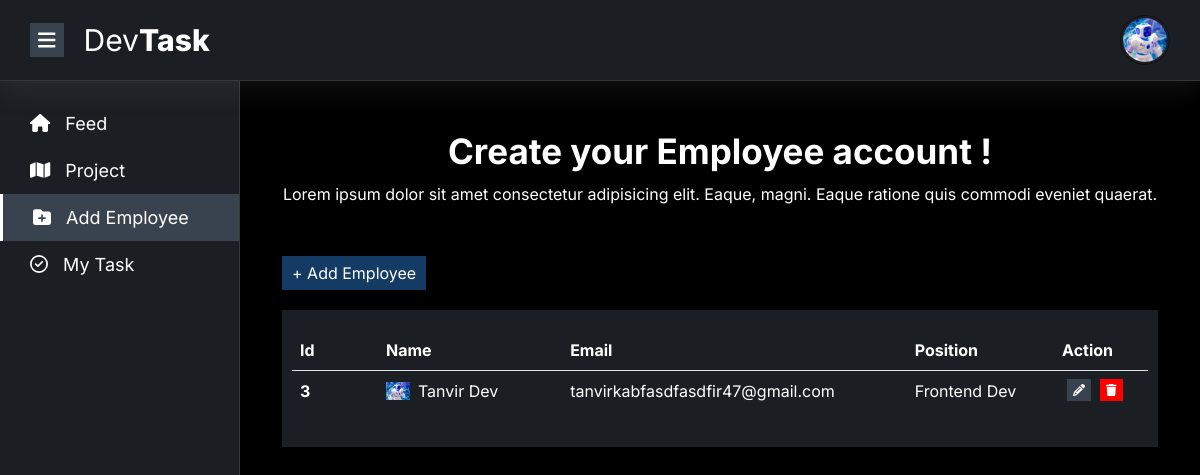
/employee/ (signed in), run on an earlier commit of the app's database.
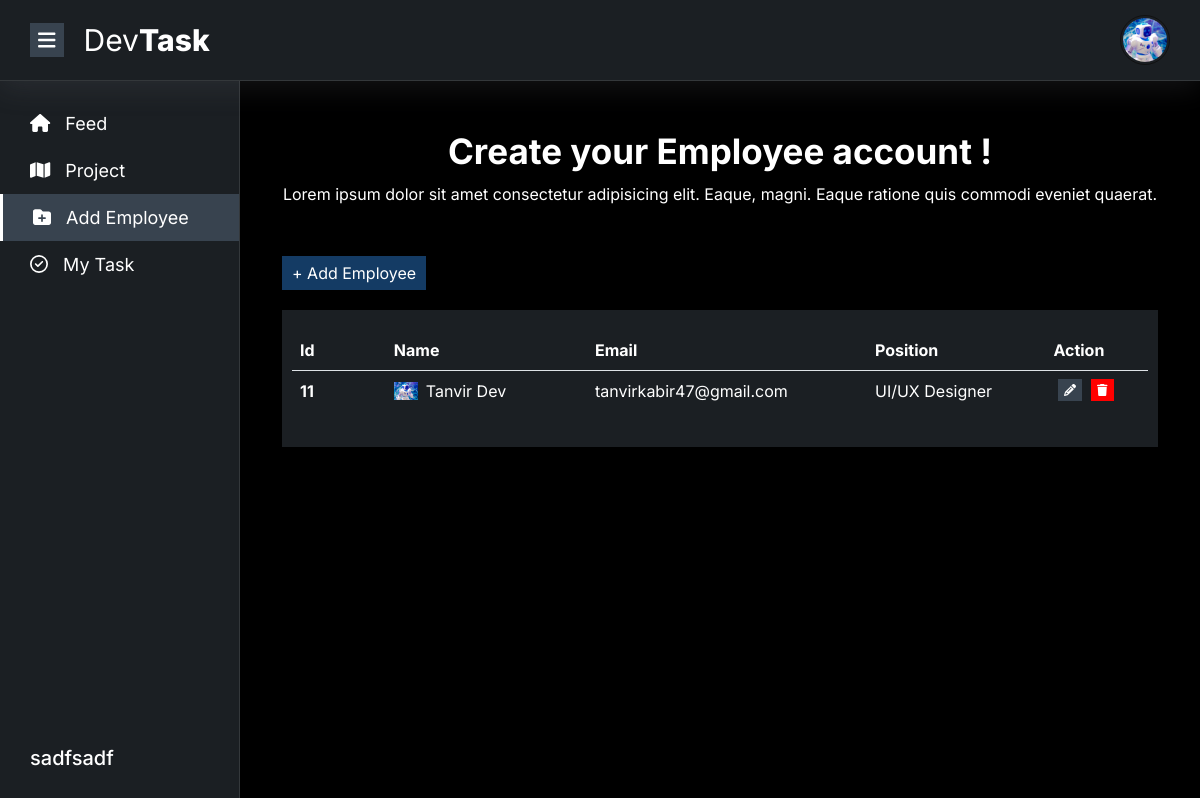
And on a later commit of the database.
### account/models.py (models this page shows, shortened)
class User(AbstractUser):
    ROLE_CHOICES = [
        ('owner', 'Owner'),
        ('manager', 'Manager'),
        ('employee', 'Employee'),
    ]
    role = models.CharField(max_length=20, choices=ROLE_CHOICES, default='owner')
    image = models.ImageField(upload_to='profile/', default='../static/images/bot.jpg')
    company = models.CharField(max_length=255)
    position = models.CharField(max_length=255, blank=True, null=True)

### main/views.py (the view)
# urls.py: path('employee/', views.add_employee, name='employee'),
def add_employee(request):
    users = User.objects.filter(role = 'employee', company=request.user.company)
    return render(request,'add-employee.html', {'users': users})

### templates/add-employee.html (shortened to what this page needs)
{% extends "base.html" %}
{% load static %}
{% block main %}
	<div class="container">
		<div class="row">
			<div class="col-12">
				<div class="add-employee">
					<div class="add-employee-header">
						<h2>Create your Employee account !</h2>
						<p>Lorem ipsum dolor sit amet consectetur adipisicing elit. Eaque, magni. Eaque ratione quis commodi eveniet quaerat.</p>
					</div>
				</div>
			</div>
			<div class="col-12">
				<div class="add-employee-btn">
					<button data-bs-toggle="modal" data-bs-target="#exampleModal">+ Add Employee</button>
				</div>
				<div class="employee-list">
					<div class="table-responsive">
						<table class="table table-responsive-md">
							<thead>
								<tr>
									<th>Id</th>
									<th>Name</th>
									<th>Email</th>
									<th>Position</th>
									<th>Action</th>
								</tr>
							</thead>
							<tbody>
								{% if users %}
									{% for user in users %}
										<tr>
											<td><strong>{{ user.id }}</strong></td>
											<td><div class="d-flex align-items-center"><img src="{{ user.image.url }}" class="rounded-lg me-2" width="24" alt=""> <span class="w-space-no">{{ user.first_name }} {{ user.last_name }}</span></div></td>
											<td>{{ user.email }}</td>
											<td>{{ user.position }}</td>
											<td>
												<div class="d-flex">
													<a data-bs-toggle="modal" data-bs-target="#examplModal{{user.id}}" class="me-1 employee-edit" style="cursor: pointer;">
														<i class="fa fa-pencil"></i>
													</a>
													<a data-bs-toggle="modal" data-bs-target="#exampleModal{{user.id}}" class="employee-delete" style="cursor: pointer;">
														<i class="fa fa-trash"></i>
													</a>
												</div>
											</td>
										</tr>
									{% endfor %}
								{% else %}
								    <tr >
                                        <td colspan="5" class="pt-4">No Employee available..</td>
                                    </tr>
								{% endif %}
							</tbody>
						</table>
					</div>
				</div>
			</div>
		</div>
	</div>
	{% endblock main %}

### templates/base.html (shortened to what this page needs)
{% load static %}
<!DOCTYPE html>
<html lang="en">
<head>
	<link rel="stylesheet" type="text/css" href="https://cdn.jsdelivr.net/npm/toastify-js/src/toastify.min.css">
	<link rel="stylesheet" href="{% static 'css/bootstrap.min.css' %}">
	<link rel="stylesheet" href="{% static 'css/all.min.css' %}">
	<link rel="stylesheet" href="{% static 'css/style.css' %}">
	<link rel="stylesheet" href="{% static 'css/responsive.css' %}">
</head>
<body>
	<header>
		<div class="container-custom">
			<div class="row">
				<div class="col-12">
					<div class="header-main">
						<div class="header-left">
							<button id="menu-btn"><i class="fa-solid fa-bars"></i></button>
							<div class="header-logo">
								<a href="{% url 'home' %}">
									<h2>Dev<span>Task</span></h2>
								</a>
							</div>
						</div>
						<div class="header-right d-flex align-items-center gap-1">
							{% if request.user.is_authenticated %}
								<div class="header-profile">
									<img src="{{ request.user.image.url }}" id="profile-open-btn" alt="">
								</div>
							{% else %}
								<div>
									<a href="{% url 'signup' %}" class="primary-button text-white"> Login</a>
								</div>
							{% endif %}
							</div>
						</div>
					</div>
				</div>
			</div>
	</header>
	<section>
		<div class="main-body-layout">
			<aside id="aside" class="width-20">
				<div class="aside-menu-item">
					<ul>
						<li>
							<a href="{% url 'home' %}" {% if request.path == '/' %} class="active" {% endif %}>
								<i class="fa-solid fa-house"></i>
								Feed
							</a>
						</li>
						<li>
							<a href="{% url 'project' %}" {% if request.path == '/project/' %} class="active" {% endif %}>
								<i class="fa-solid fa-map"></i>
								Project
							</a>
						</li>
						{% if user.role == 'owner' %}
							<li>
								<a href="{% url 'employee' %}" {% if request.path == '/employee/' %} class="active" {% endif %}>
									<i class="fa-solid fa-folder-plus"></i>
									Add Employee
								</a>
							</li>
						{% endif %}
						<li>
							<a href="{% url 'task' %}" {% if request.path == '/task/' %} class="active" {% endif %}>
								<i class="fa-regular fa-circle-check"></i>
								My Task
							</a>
						</li>
					</ul>
				</div>
				<div class="company-name">
					<h2>{{request.user.company}}</h2>
				</div>
			</aside>
			<main id="main" class="margin-20">
				{% block main %}
				{% endblock main %}
			</main>
		</div>
	</section>
</body>
</html>

### static/css/style.css (style rules this page uses)
* { margin: 0; padding: 0; box-sizing: border-box; }
:root { --primary-color: #ed143d; --secondary-color: #111; --bg-color: #1b1f23; }
body { font-family: "Inter", sans-serif; background: #000; }
html { scroll-behavior: smooth; }
.container-custom { width: 100%; padding: 0 30px; }
ul { margin: 0; padding: 0; list-style: none; }
a { text-decoration: none; width: fit-content; display: block; }
img { max-width: 100%; }
h1, h2, h3, h4, h5, h6, p, span { margin: 0; padding: 0; }
header { box-shadow: rgba(100, 100, 111, 0.2) 0px 7px 29px 0px; border-bottom: 1px solid rgba(255, 255, 255, 0.11); padding: 15px 0; background: var(--bg-color); position: fixed; width: 100%; z-index: 99; }
.header-main { display: flex; align-items: center; justify-content: space-between; gap: 20px; }
.header-logo h2 { font-size: 30px; font-weight: 400; color: #fff; }
.header-logo h2 span { font-weight: 800; }
.header-left { display: flex; align-items: center; gap: 20px; }
.header-left #menu-btn { background: #38434f; border: none; color: #fff; padding: 2px 8px; font-size: 20px; }
.header-profile { position: relative; }
.header-profile img { width: 50px; height: 50px; object-fit: cover; cursor: pointer; border-radius: 50%; padding: 2px; border: 1px solid var(--secondary-color); }
.main-body-layout { display: flex; }
.main-body-layout aside { background: var(--bg-color); height: 100vh; border-right: 1px solid rgba(255, 255, 255, 0.11); transition: .5s; color: #fff; overflow: hidden; padding: 30px 0; position: fixed; padding-top: 100px; z-index: 9; display: flex; flex-direction: column; justify-content: space-between; margin: auto; height: 100vh; }
.main-body-layout main { transition: .5s; width: 100%; color: #fff; padding: 30px; margin-top: 100px; }
.company-name h2 { font-size: 20px; margin-left: 30px; }
.width-20 { width: 20%; }
.margin-20 { margin-left: 20%; }
.aside-menu-item ul li a { padding: 10px 10px 10px 30px; color: #fff; font-size: 18px; }
.aside-menu-item ul li a svg { margin-right: 10px; }
.aside-menu-item ul li a.active { background: #38434f; width: 100%; border-left: 3px solid #fff; }
.add-employee-header { text-align: center; }
.add-employee-header h2 { font-size: 35px; font-weight: 700; margin-bottom: 10px; }
.add-employee-btn { margin-top: 50px; }
.add-employee-btn button { background: #143b64; border: none; color: #fff; padding: 5px 10px; }
.employee-list { background: var(--bg-color); margin: 20px 0 50px 0; padding: 20px 10px; }
.employee-list table tr { color: #fff; }
.employee-list table td { border-bottom-width: 0px; }
.employee-list table td:first-child { min-width: 70px; }
.employee-list table td:nth-child(2) { min-width: 150px; }
.employee-list table td:nth-child(3) { min-width: 200px; }
.employee-list table td:nth-child(4) { min-width: 120px; }
.employee-list .employee-delete { background: red; font-size: 12px; padding: 2px 6px; color: #fff; margin-left: 5px; cursor: pointer !important; }
.employee-list .employee-edit { background: #38434f; font-size: 12px; padding: 2px 6px; color: #fff; margin-left: 5px; }

What changed in the data, as far as the page shows it:
removed User: id "3", image (picture), first_name "Tanvir", last_name "Dev", email "tanvirkabfasdfasdfir47@gmail.com", position "Frontend Dev"
changed User: user.company (not shown) → "sadfsadf"
added User: id "11", image (picture), first_name "Tanvir", last_name "Dev", email "tanvirkabir47@gmail.com", position "UI/UX Designer"
